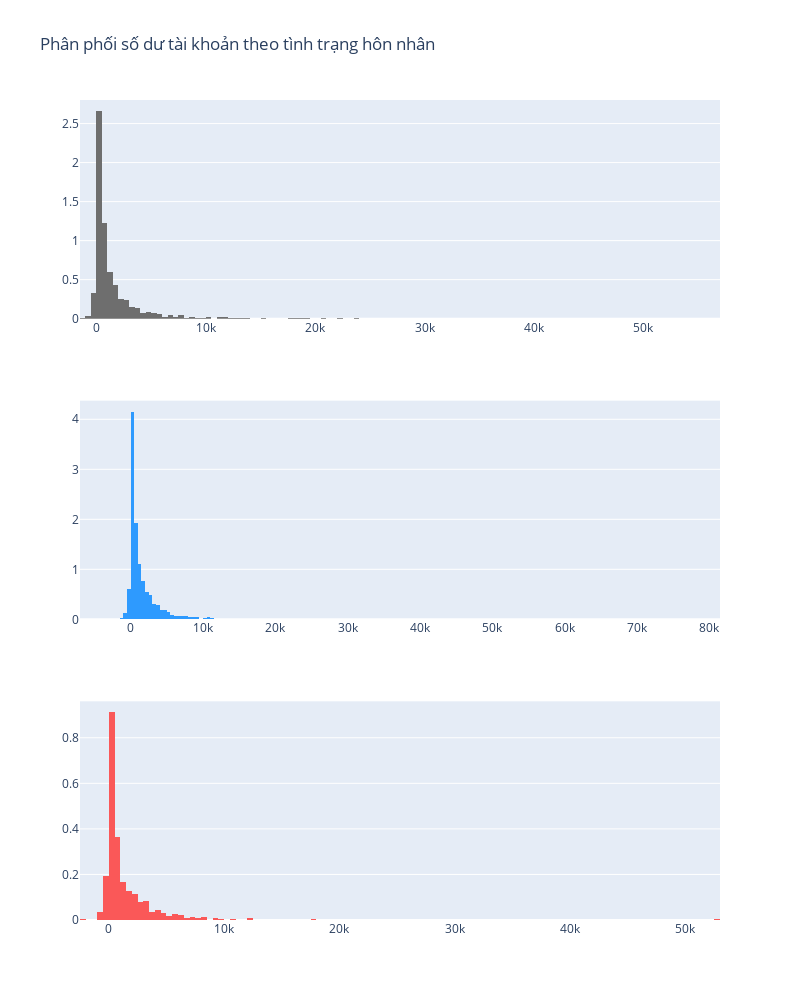

The notebook cell this image was saved under:
### Markdown cell above
Chương 2

### Code cell
# Phân phối số dư tài khoản theo tình trạng hôn nhân
single = df['balance'].loc[df['marital'] == 'single'].values
married = df['balance'].loc[df['marital'] == 'married'].values
divorced = df['balance'].loc[df['marital'] == 'divorced'].values


single_dist = go.Histogram(
    x=single,
    histnorm='density', 
    name='single',
    marker=dict(
        color='#6E6E6E'
    )
)


married_dist = go.Histogram(
    x=married,
    histnorm='density', 
    name='married',
    marker=dict(
        color='#2E9AFE'
    )
)

divorced_dist = go.Histogram(
    x=divorced,
    histnorm='density', 
    name='divorced',
    marker=dict(
        color='#FA5858'
    )
)


fig = tools.make_subplots(rows=3, print_grid=False)

fig.append_trace(single_dist, 1, 1)
fig.append_trace(married_dist, 2, 1)
fig.append_trace(divorced_dist, 3, 1)


fig['layout'].update(showlegend=False, title="Phân phối số dư tài khoản theo tình trạng hôn nhân",
                    height=1000, width=800)

iplot(fig, filename='custom-sized-subplot-with-subplot-titles')

### Figure 1 — Plotly figure (JSON) as saved in the notebook; plotly's stock layout.template omitted (floating-point values rounded to 4 significant figures; data arrays with more than 128 entries replaced by an {"elided": "..."} marker saying what was removed)
{"data": [{"histnorm": "density", "marker": {"color": "#6E6E6E"}, "name": "single", "type": "histogram", "x": {"elided": "3336 int values"}, "xaxis": "x", "yaxis": "y"}, {"histnorm": "density", "marker": {"color": "#2E9AFE"}, "name": "married", "type": "histogram", "x": {"elided": "5815 int values"}, "xaxis": "x2", "yaxis": "y2"}, {"histnorm": "density", "marker": {"color": "#FA5858"}, "name": "divorced", "type": "histogram", "x": {"elided": "1174 int values"}, "xaxis": "x3", "yaxis": "y3"}], "layout": {"height": 1000, "showlegend": false, "title": {"text": "Phân phối số dư tài khoản theo tình trạng hôn nhân"}, "width": 800, "xaxis": {"anchor": "y", "domain": [0, 1]}, "xaxis2": {"anchor": "y2", "domain": [0, 1]}, "xaxis3": {"anchor": "y3", "domain": [0, 1]}, "yaxis": {"anchor": "x", "domain": [0.7333, 1]}, "yaxis2": {"anchor": "x2", "domain": [0.3667, 0.6333]}, "yaxis3": {"anchor": "x3", "domain": [0, 0.2667]}}}
